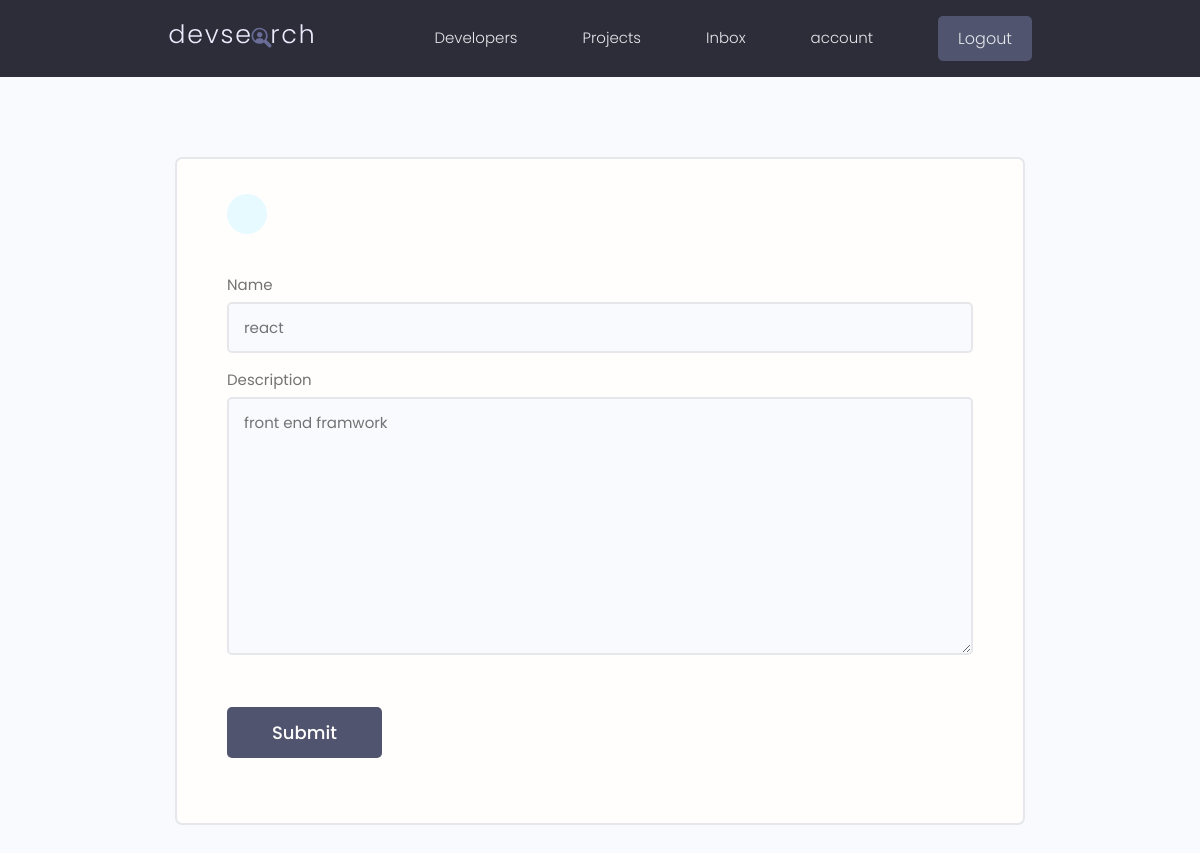
Page /edit-skill/ddd0e61b-1d98-4f27-9343-934dbb7b728e (signed in) on the earlier database version.
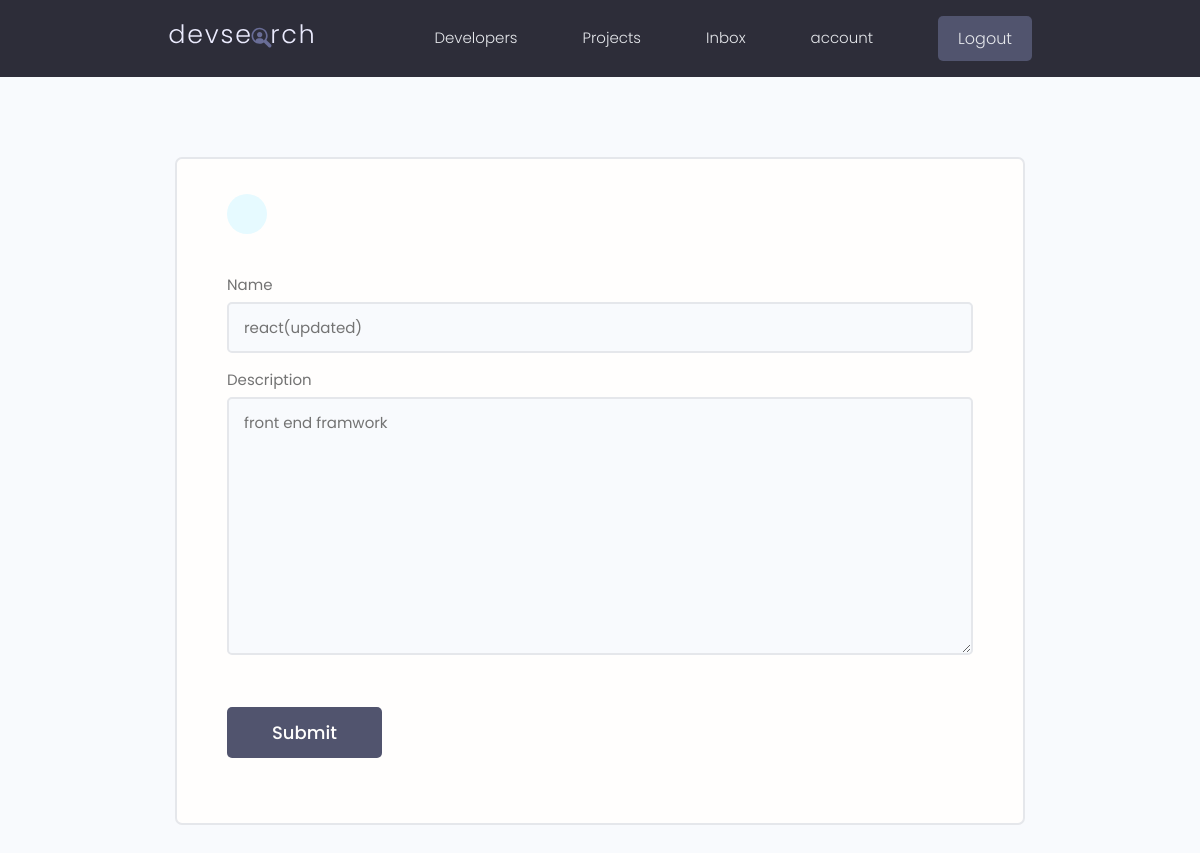
Same page on the later database version.
### users/models.py (models this page shows, shortened)
class Skill(models.Model):
    id = models.UUIDField(default=uuid.uuid4, unique=True,
                            primary_key=True, editable=False)
    owner = models.ForeignKey(Profile, on_delete=models.CASCADE)
    name = models.CharField(max_length=200, null=True, blank=True)
    description = models.TextField(null=True, blank=True)
    created = models.DateTimeField(auto_now_add=True)

### users/views.py (the view)
# urls.py: path('edit-skill/<str:pk>', views.editSkill, name="edit-skill"),
@login_required
def editSkill(request, pk):
    profile = request.user.profile
    skill = profile.skill_set.get(id=pk)
    form = SkillForm(instance=skill)
    if request.method == "POST":
        form = SkillForm(request.POST, instance=skill)
        if form.is_valid():
            form.save()
            messages.success(request, "skill is updated successfully")
            return redirect("account")
    context = {
        "form": form,
        "prev": "account"
    }
    return render(request, "users/main_form.html", context)

### users/forms.py
class SkillForm(ModelForm):
    class Meta:
        model = Skill
        fields = "__all__"
        exclude = ["owner"]
    def __init__(self, *args, **kwargs):
        super().__init__(*args, **kwargs)
        for name, field in self.fields.items():
            field.widget.attrs.update({"class": "input", "placeholder": field.label})

### users/templates/users/main_form.html (shortened to what this page needs)
{% extends 'main.html' %} {% block content %}
<main class="formPage my-xl">
    <div class="content-box">
        <div class="formWrapper">
            <a class="backButton" href="{% if prev %}{% url ''|add:prev %}{% else %} {% url 'account' %}{% endif %}"></a>
            <br />
            <form class="form" method="POST">
                {% for field in form %}
                <div class="form__field">
                    <label for="formInput#text">{{field.label}}</label>
                    {{field}}
                </div>
                {% endfor %}
                <input class="btn btn--sub btn--lg my-md" type="submit" value="Submit" />
            </form>
        </div>
    </div>
</main>
{% endblock %}

Differences in the rows shown:
changed Skill "front end framwork": name "react" → "react(updated)"
